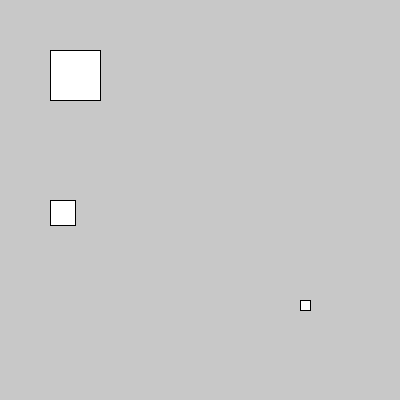
Frame 1 (no input)
Frame 60 (the mouse pressed at the canvas centre just before this capture): identical to frame 1, image omitted
Frame 120 (the mouse held since frame 60 and released just before this capture): identical to frame 1, image omitted

The Processing sketch that drew this single still picture (run headless with seeded random() and noise(); from frame 60 on, the mouse is pressed at the canvas centre):

// Processing sketch: Celdas
// ── Celdas.pde
Celda celdaActiva, celda1, celda2, celda3;

void setup(){
  size(400,400);
  celda1 = new Celda(50, 50, 50, 50);
  celda2 = new Celda(50, 200, 25, 25);
  celda3 = new Celda(300, 300, 10, 10);
}

void draw(){
  background(200);
  celda1.dibujar();
  celda2.dibujar();
  celda3.dibujar();
}

void keyPressed(){
  if(keyCode == RIGHT){
    celda1.moverDerecha();
  }else if(keyCode == LEFT){
    celda1.moverIzquierda();
  }
}

// ── Celda.pde
class Celda{
  int posX, posY, tamX, tamY;
  
  Celda(int p_posX, int p_posY, int p_tamX, int p_tamY){
    this.posX = p_posX;
    this.posY = p_posY;
    this.tamX = p_tamX;
    this.tamY = p_tamY;
  }
  
  void dibujar(){
    rect(this.posX, this.posY, this.tamX, this.tamY);
  }
  
  void moverDerecha(){
    this.posX+=10;
  }
  
  void moverIzquierda(){
    this.posX-=10;
  }
 
}
